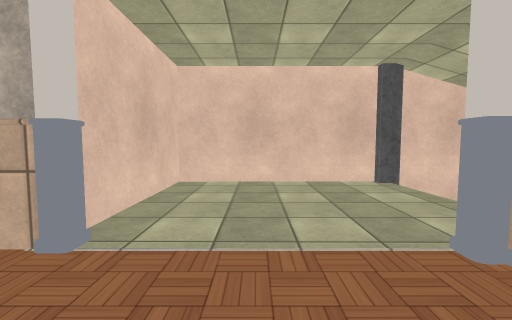
[1] (above)

22 first-person views from a walk through a scene from a Unity 3-D project. The camera is 1.2 m above the floor, tilts 4° down and sees 90° across. The floor is counted in squares, 1 m on a side. Each view is taken from the middle of a square. On the plan, view 1 faces up. The plan holds only what a view shows up to about 12 squares ahead; the rest is blank. The place goes on beyond the plan. Some surface patterns are stand-ins.

[2]
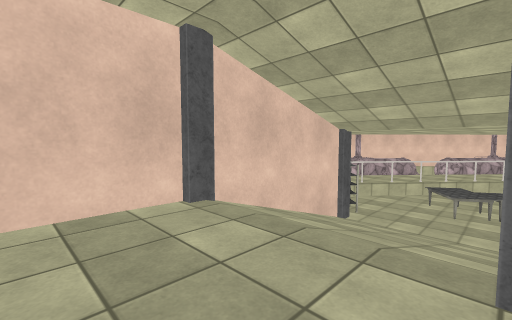

[3]
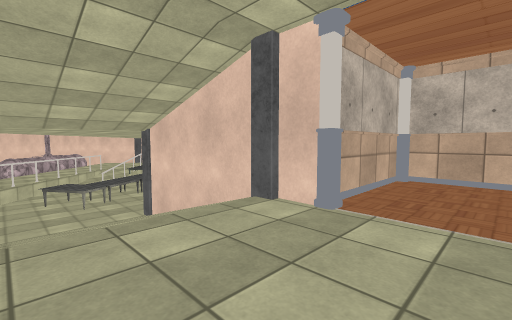

[4]
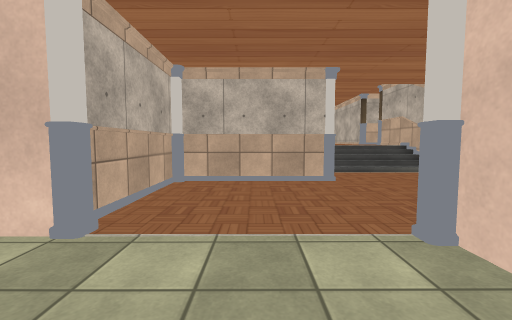

[5]
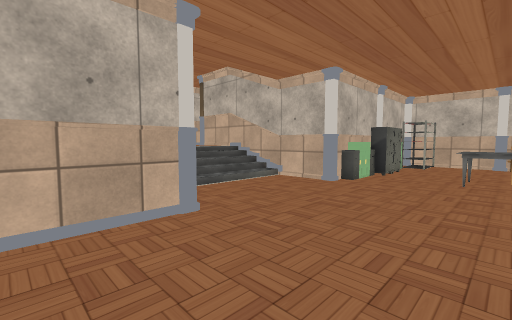

[6]
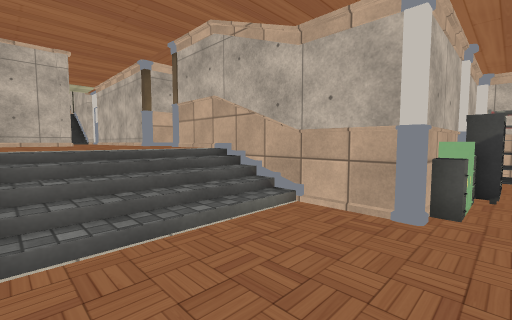

[7]
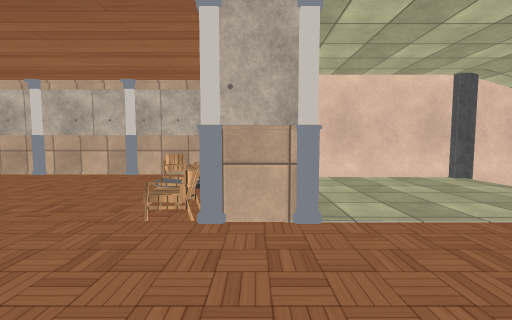

[8]
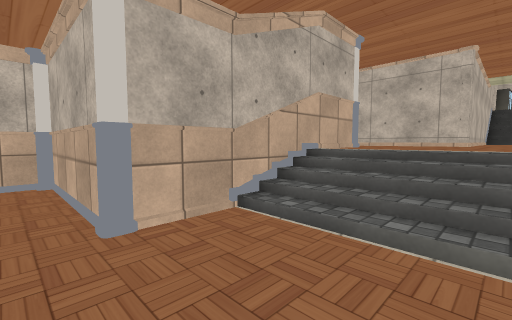

[9]
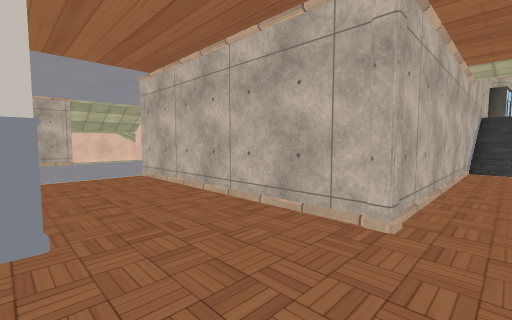

[10]
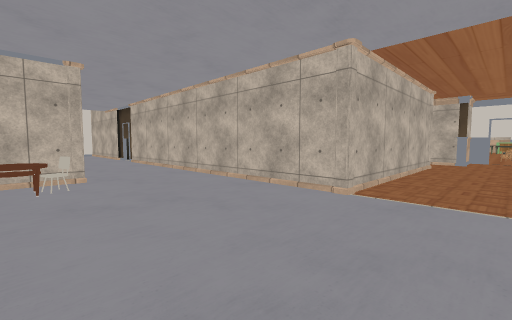

[11]
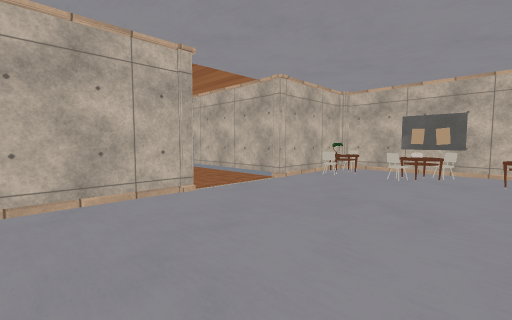

[12]
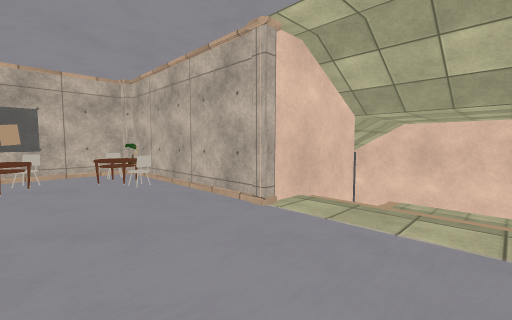

[13]
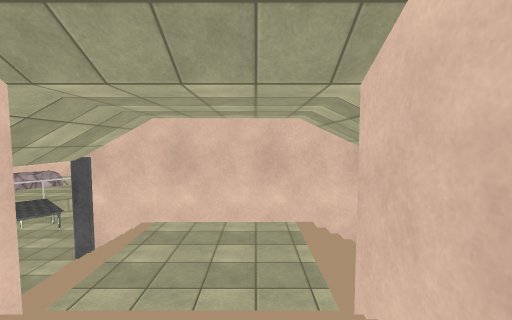

[14]
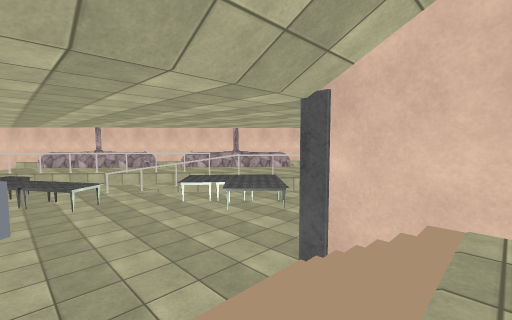

[15]
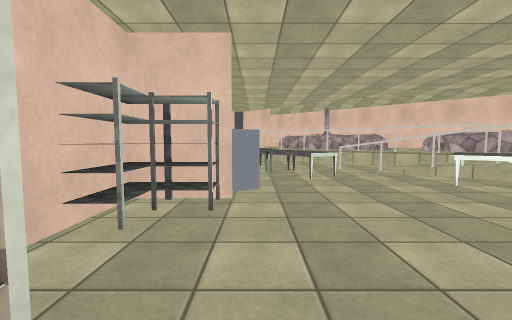

[16]
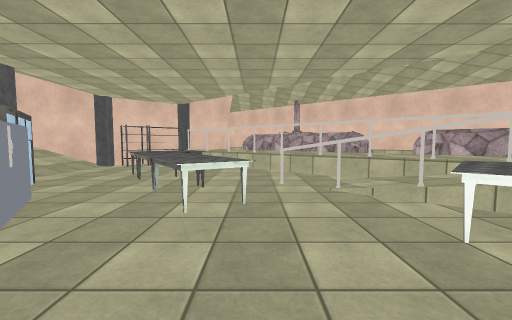

[17]
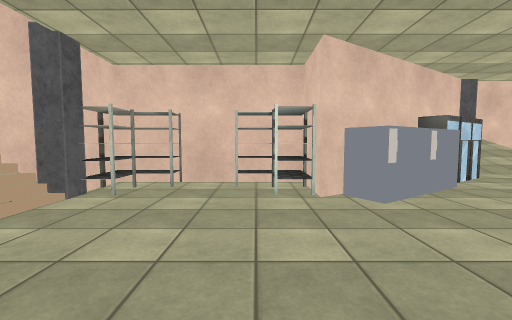

[18]
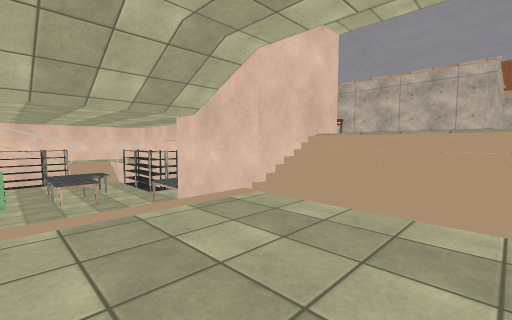

[19]
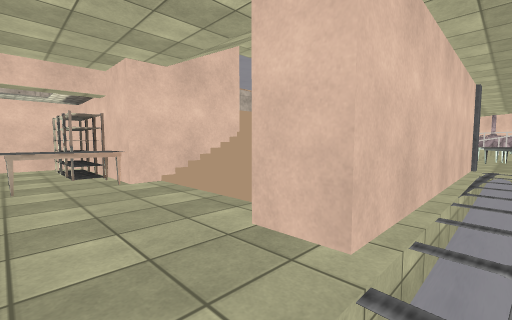

[20]
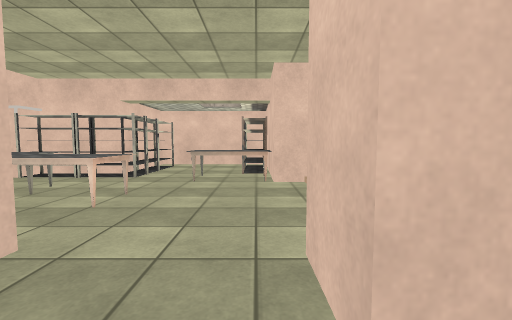

[21]
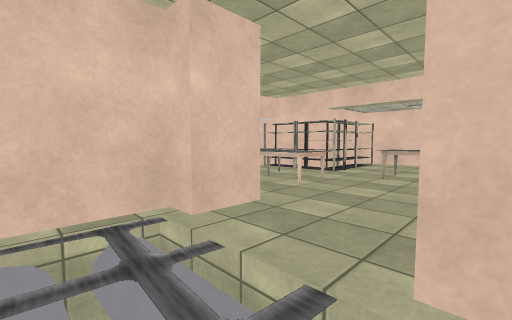

[22]
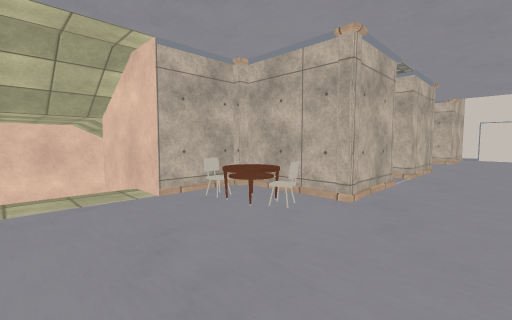

### Floor plan
Key: @ floor where view 1 was taken; # wall or solid block; . main floor; - floor 1 m lower than the main floor; _ floor 1.5 m lower than the main floor; < floor 2 m lower than the main floor; ( floor 2.25 m lower than the main floor; ! floor 2.5 m lower than the main floor; ? floor 2.75 m lower than the main floor; / step, stairs or slope; = window, fence, low wall or low ledge; v drop or lower ground; P pillar; S shelf; T table; C cabinet; H chair; E poster; O other object.
Columns run from 9 left of view 1 to 23 right of it. Each row starts with its distance up from view 1.
  9 #####
  8 ---HO #######P#####P#S?
  7 ---- O#-------//////??????#<<<
  6 ---- O#-------//////????T???O<<<<
  5 ----  #-------//////???TTT???#<<<
  4  ----##-------//////??TTT?????#<<
  3 T---H##-----#P#####P???TTT?????#<
  2 T-----------#P     POO??TT??O??!O
  1 T-----------#        O??? T??O!!!
  0 ---------@--#        OO??TTT???/(
 -1 O-----------#         OO??T???TTO
 -2 CO#----######         #OO?????TTO
 -3   #----#             ###???????TO
 -4   #////#             SSS??????TTO
 -5   #////#    #O#EE####SS????????TO
 -6   #////#    #OOOOOOO##??????????T
 -7   #....#    #O.OO.OO#SS?????????
 -8   #....#    #O.....O#SSS????????
 -9   #....######.......#S#P/////PP?
-10   ..................# #P/////P#?
-11  ...................###=/////##?
-12 ##..................////_____##?
-13  #..#########.........//_____##?
-14  #..#       #.........//_____##?
-15    .#       #.........//_____##?
-16    .#       #.........//_____##?
-17    .#       #.....OO####/////##?
-18    .#       #....OO##  #/////##?
-19    .#       #....####  #//// ##?
-20    .#       #....#    ##?????##??
-21    .#       #....#    TT????????
-22    /#        ....  vv.TT?????????
-23    /#         .... vv.TT?????????
-24    /#         ...#   .???TT??##??
-25    /#         ...#   .S??TT?? ###
-26               ..##    S??TT?C

Positions as (right, up) in squares from view 1, and headings:
1: (0, 0), facing up
2: (1, 3), facing up-right
3: (0, 7), facing down-right
4: (0, 6), facing down
5: (0, 2), facing down-left
6: (-3, -1), facing down-left
7: (-3, -1), facing up
8: (-6, -1), facing down-right
9: (-6, -9), facing down-right
10: (9, -10), facing down-left
11: (9, -16), facing up-left
12: (7, -15), facing up-right
13: (11, -15), facing right
14: (15, -12), facing up-right
15: (15, -9), facing up
16: (18, -5), facing up
17: (20, -5), facing left
18: (19, -12), facing down-left
19: (22, -23), facing up-left
20: (22, -21), facing left
21: (23, -20), facing down-left
22: (5, -14), facing down-right
